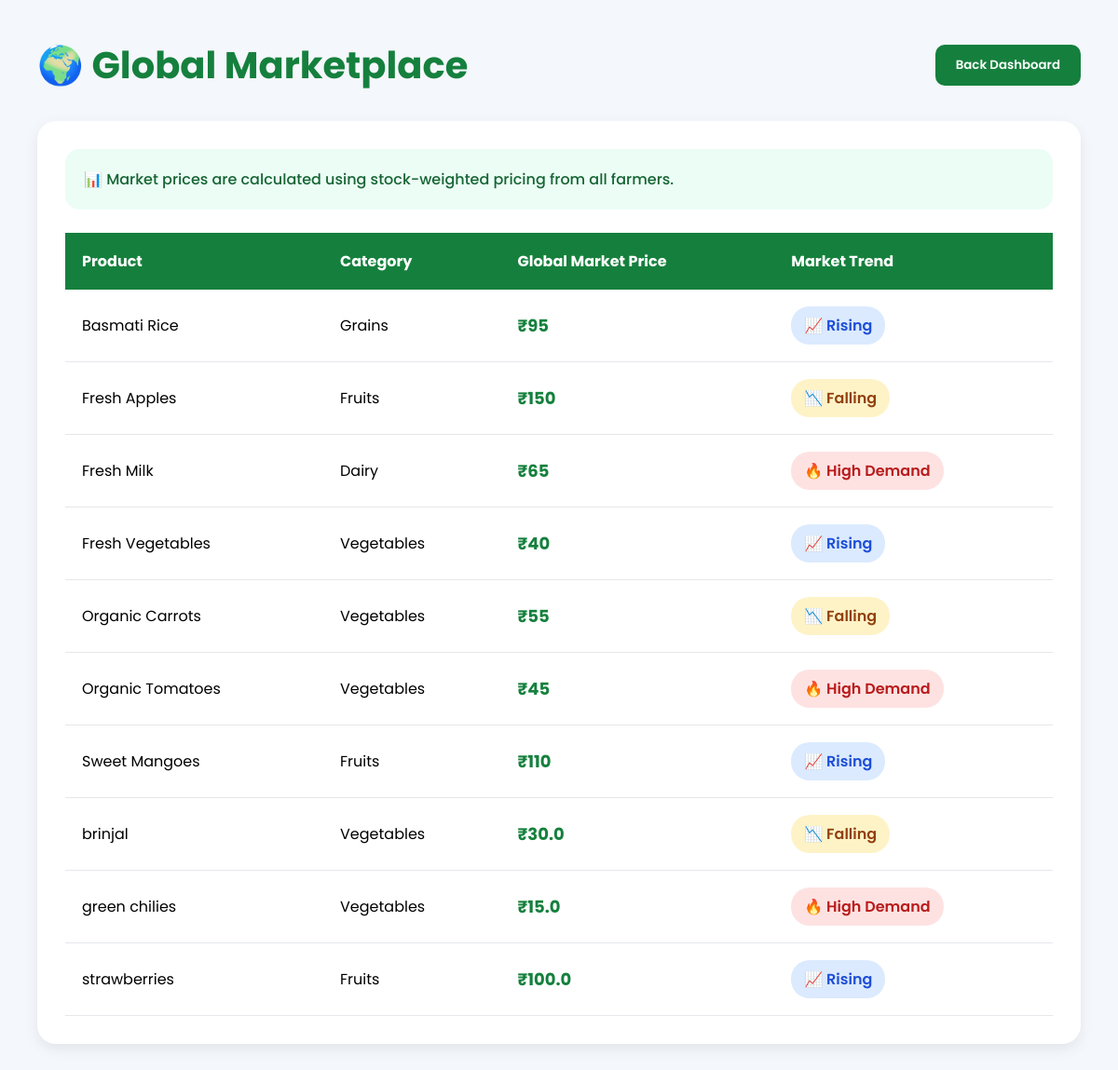
The app's page /global-marketplace.html with its own data.
### tables this page shows
CREATE TABLE products (

            id INTEGER PRIMARY KEY AUTOINCREMENT,

            name TEXT NOT NULL,

            category TEXT NOT NULL,

            price REAL NOT NULL,

            stock INTEGER NOT NULL,

            description TEXT,

            image TEXT

        , farmer_id INTEGER);

### app.py (the view)
@app.route("/global-marketplace.html")
def globalMarketplace():
    conn = get_db_connection()
    products = conn.execute(
        """
        SELECT *
        FROM products
        ORDER BY name
        """
    ).fetchall()
    market_data = []
    for product in products:
        market_price = MARKET_PRICES.get(
            product["name"],
            product["price"]
        )
        market_data.append({
            "name": product["name"],
            "your_price": product["price"],
            "category": product["category"],
            "market_price": market_price
        })
    conn.close()
    return render_template(
        "global-marketplace.html",
        products=market_data
    )

### db.py (called while the page is built)
def get_db_connection():
    conn = sqlite3.connect("database.db")
    conn.row_factory = sqlite3.Row
    return conn

### templates/global-marketplace.html (shortened to what this page needs)
<!DOCTYPE html>
<html>
<head>
</head>
<body>
<div class="header">
<h1>🌍 Global Marketplace</h1>
<a href="/farmer-dashboard.html">
<button class="back-btn">
Back Dashboard
</button>
</a>
</div>
<div class="market-box">
<div class="market-info">
📊 Market prices are calculated using stock-weighted pricing from all farmers.
</div>
<table>
<thead>
<tr>
<th>Product</th>
<th>Category</th>
<th>Global Market Price</th>
<th>Market Trend</th>
</tr>
</thead>
<tbody>
{% for product in products %}
<tr>
<td>{{ product.name }}</td>
<td>{{ product.category }}</td>
<td class="price">
₹{{ product.market_price }}
</td>
<td>
{% if loop.index % 3 == 0 %}
<span class="trend high">
🔥 High Demand
</span>
{% elif loop.index % 3 == 1 %}
<span class="trend rising">
📈 Rising
</span>
{% else %}
<span class="trend falling">
📉 Falling
</span>
{% endif %}
</td>
</tr>
{% endfor %}
</tbody>
</table>
</div>
</body>
</html>

### templates/global-marketplace.html (style rules this page uses)
* { margin:0; padding:0; box-sizing:border-box; font-family:'Poppins',sans-serif; }
body { background:#f4f7fb; padding:40px; }
.header { display:flex; justify-content:space-between; align-items:center; margin-bottom:30px; }
.header h1 { font-size:40px; color:#15803d; }
.back-btn { background:#15803d; color:white; border:none; padding:12px 22px; border-radius:10px; cursor:pointer; font-weight:600; }
.market-box { background:white; padding:30px; border-radius:20px; box-shadow:0 5px 15px rgba(0,0,0,0.08); }
.market-info { background:#ecfdf5; padding:20px; border-radius:15px; margin-bottom:25px; color:#166534; font-weight:500; }
table { width:100%; border-collapse:collapse; }
th { background:#15803d; color:white; padding:18px; text-align:left; }
td { padding:18px; border-bottom:1px solid #e5e7eb; }
.price { font-size:18px; font-weight:700; color:#15803d; }
.trend { padding:8px 14px; border-radius:20px; font-weight:600; display:inline-block; }
.high { background:#fee2e2; color:#b91c1c; }
.rising { background:#dbeafe; color:#1d4ed8; }
.falling { background:#fef3c7; color:#92400e; }

### records on screen
products: name "Basmati Rice", category "Grains", market_price "95", shows "📈 Rising"
products: name "Fresh Apples", category "Fruits", market_price "150", shows "📉 Falling"
products: name "Fresh Milk", category "Dairy", market_price "65", shows "🔥 High Demand"
products: name "Fresh Vegetables", category "Vegetables", market_price "40", shows "📈 Rising"
products: name "Organic Carrots", category "Vegetables", market_price "55", shows "📉 Falling"
products: name "Organic Tomatoes", category "Vegetables", market_price "45", shows "🔥 High Demand"
products: name "Sweet Mangoes", category "Fruits", market_price "110", shows "📈 Rising"
products: name "brinjal", category "Vegetables", market_price "30.0", shows "📉 Falling"
products: name "green chilies", category "Vegetables", market_price "15.0", shows "🔥 High Demand"
products: name "strawberries", category "Fruits", market_price "100.0", shows "📈 Rising"
